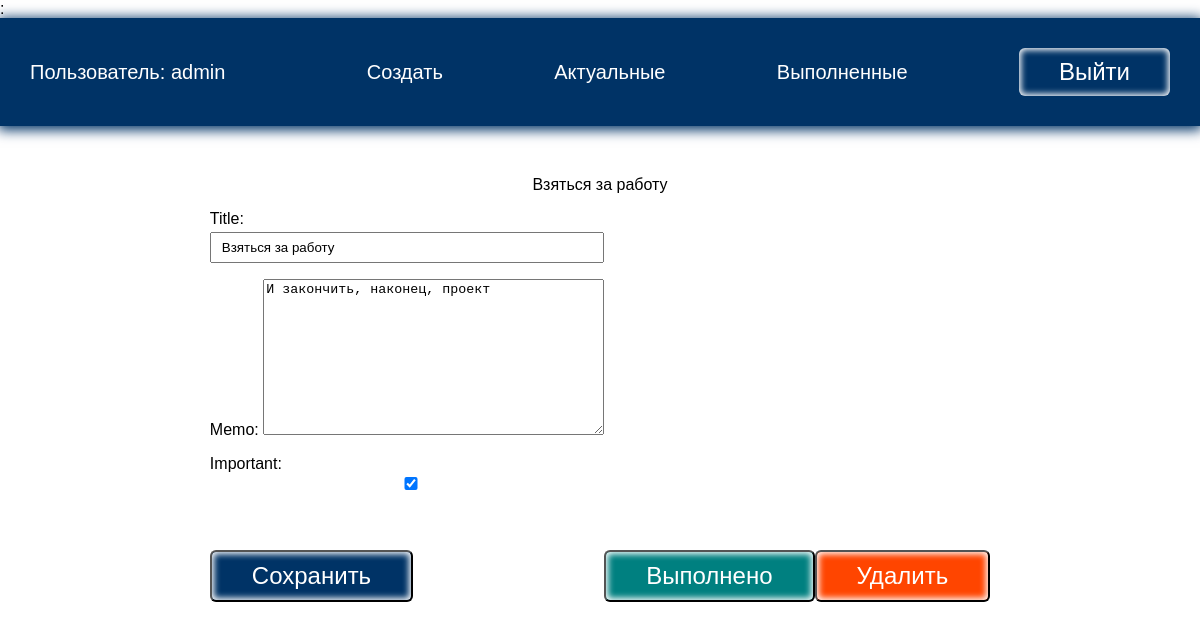
/todo/5 (signed in), run on the app's committed database.
### todo/models.py (models this page shows, shortened)
class Todo(models.Model):
    title = models.CharField(max_length=100)
    memo = models.TextField(blank=True)
    created = models.DateTimeField(auto_now_add=True)
    date_completed = models.DateTimeField(blank=True, null=True)
    important = models.BooleanField(default=False)
    user = models.ForeignKey(User, on_delete=models.CASCADE)

### todo/views.py (the view, shortened to what this page needs)
# urls.py: path('todo/<int:todo_pk>', views.viewtodo, name='viewtodo'),
@login_required
def viewtodo(request, todo_pk):
    todo = get_object_or_404(Todo, pk=todo_pk)
    if request.method == 'GET':
        form = TodoForm(instance=todo)
        return render(request, 'todo/viewtodo.html', {'todo': todo, 'form': form})

### todo/forms.py
class TodoForm(ModelForm):
    class Meta:
        model = Todo
        fields = ['title', 'memo', 'important']

### todo/templates/todo/viewtodo.html (shortened to what this page needs)
{% extends 'todo/base.html' %}
{% block content %}
{{ todo.title }}
<div class="but">
    <form method="POST">
        {{ form.as_p }}
        <button class="btn">Сохранить</button>
    </form>
    <form action="{% url 'completetodo' todo.id %}" method="post">
        <button class="btn good">Выполнено</button>
    </form>
    <form action="{% url 'deletetodo' todo.id %}" method="post">
        <button class="btn remove">Удалить</button>
    </form>
</div>
{% endblock %}

### todo/templates/todo/base.html (shortened to what this page needs)
<!DOCTYPE html>
{% load static %}
<html lang="en">
<head>
    <link rel="stylesheet" href="{% static 'css/style.css' %}">
</head>
<body>
{% if user.is_authenticated %}:
<div class="menu">
    <div class="wrap">
        <ul>
            <li class="logo">Пользователь: {{ user.username }}</li>
            <li><a href="{% url 'createtodo' %}">Создать</a></li>
            <li><a href="{% url 'currenttodos' %}">Актуальные</a></li>
            <li><a href="{% url 'completedtodos' %}">Выполненные</a></li>
            <li>
                <form action="{% url 'logoutuser' %}" method="post">
                    <button class="top">Выйти</button>
                </form>
            </li>
        </ul>
    </div>
</div>
{% endif %}
<div class="content">
    <div class="wrap">
        {% block content %}
        {% endblock %}
    </div>
</div>
</body>
</html>

### todo/static/css/style.css (style rules this page uses)
body { padding: 0; margin: 0; font-family: Arial, Helvetica, sans-serif; }
.wrap { max-width: 1200px; margin: 0 auto; padding: 10px 30px; box-sizing: border-box; }
.menu { background-color: #003366; box-shadow: 0 2px 12px 2px #003366; }
ul { list-style: none; padding: 0; }
.menu a { color: #fff; }
.menu ul { display: flex; justify-content: space-between; align-items: center; font-size: 20px; }
.menu .logo { color: #fff; margin-right: 30px; }
a { text-decoration: none; }
.content .wrap { display: flex; flex-direction: column; align-items: center; justify-content: center; margin-top: 40px; }
.btn { background: #003366; color: #fff; }
button { border-radius: 6px; box-shadow: inset 0 0 6px 2px #fff; padding: 10px 40px; margin-top: 40px; font-size: 24px; cursor: pointer; }
input { width: 100%; padding: 6px 10px; box-sizing: border-box; margin-top: 4px; }
.top { padding: 4px 24x; margin-top: 0; background: transparent; border: navajowhite; color: #fff; }
.but { display: flex; align-items: flex-end; }
.good { background: teal; }
.remove { background: orangered; }

### data on the page
Todo: title "Взяться за работу", memo "И закончить, наконец, проект", important "☑"

### other printed values
{{ user.username }} "admin"
